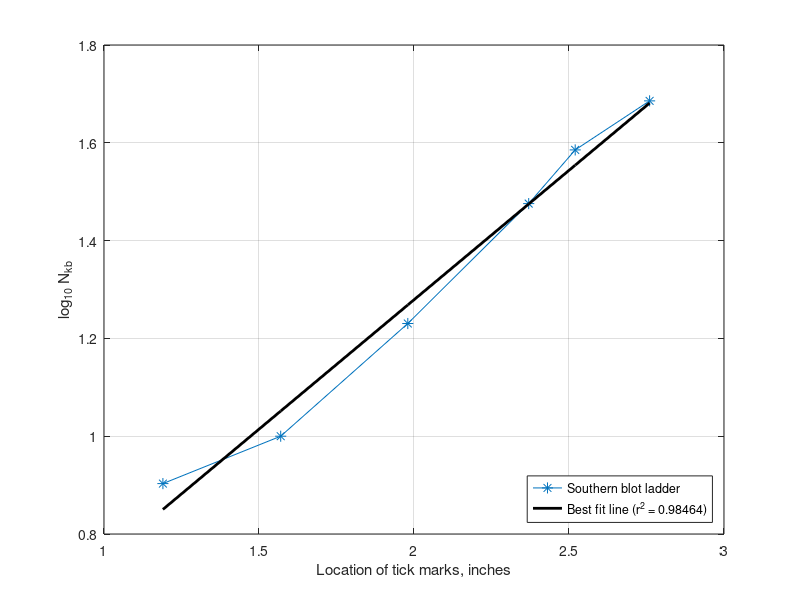

MATLAB code for this plot: (Note: this script raises an error after producing the figure.)
%% Compute number distributions from Southern blots
%
% $AUTHOR: Kyle M. Douglass $ $DATE: 2014/10/22 $ $REVISION: 0.2 $

function southern_blot()
%% Read in line profiles of Southern blots
hL = dlmread('helaL.txt');
hS = dlmread('helaS.txt');
scale = dlmread('scale.txt');

%% Convert scales
% Find locations of tick marks in the scale profile
filterLevel = 90;
scaleTicks = scale(scale(:,2) < filterLevel, 1);

% Number of kilobase pairs correspoinding to the ticks
NTicks = [8, 10, 17, 29.9, 38.5, 48.5]';

% Check for logarithmic scale and fit a line
p = polyfit(scaleTicks, log10(NTicks),1);
yfit = polyval(p, scaleTicks);
yresid = log10(NTicks) - yfit;
SSresid = sum(yresid.^2);
SStotal = (length(NTicks) - 1) * var(log10(NTicks));
rsq = 1 - SSresid/SStotal;

close all
plot(scaleTicks, log10(NTicks), '-*', 'MarkerSize', 8)
hold on
plot(scaleTicks, yfit, '-k', 'LineWidth', 2)
grid on
xlabel('Location of tick marks, inches')
ylabel('log_{10} N_{kb}')
legend('Southern blot ladder', ['Best fit line (r^2 = ' num2str(rsq) ')'], 'Location', 'SouthEast')
%savefig('check_logarithmic_scale')

% Scale for the number of kilobase pairs
x = scale(:,1);
Nkb = 10.^(polyval(p, scale(:,1)));

%% Create probability distribution from Southern blot data
% Define boundaries of blots (determined visually)
boundaryL = [1.5, 3.78];
boundaryS = [1.03, 2.37];

% Filter out distributions from the full line profile
distL = hL(hL(:,1) >= boundaryL(1) & hL(:,1) <= boundaryL(2), :); distL(:,2) = 256 - distL(:,2);
distS = hS(hS(:,1) >= boundaryS(1) & hS(:,1) <= boundaryS(2), :); distS(:,2) = 256 - distS(:,2);
NkbL = 10.^(polyval(p, scale(scale(:,1) >= boundaryL(1) & scale(:,1) <= boundaryL(2))));
NkbS = 10.^(polyval(p, scale(scale(:,1) >= boundaryS(1) & scale(:,1) <= boundaryS(2))));

% Perform a cubic spline smoothing and interpolation to the data
smoothingFactorL = 0.5;
smoothingFactorS = 0.75;
deltaN = 1;
[XL, pdfL] = createDiscretePDF(NkbL, distL(:,2), smoothingFactorL, deltaN);
[XS, pdfS] = createDiscretePDF(NkbS, distS(:,2), smoothingFactorS, deltaN);

% Plot line profiles vs. genomic distance
close all
plot(NkbL,distL(:,2),'-+')
hold on
plot(NkbS,distS(:,2),'r-+')
grid on
xlabel('Genomic length, kb')
ylabel('Plot profile, inverse gray scale')
legend('Hela L blot', 'Hela S blot')

figure
plot(XL, pdfL, 'b')
hold on
plot(XS, pdfS, 'r')
grid on
xlabel('Genomic length, kb')
ylabel('Probability density')
legend('Hela L', 'Hela S')

meanL = findMean(XL, pdfL, deltaN);
meanS = findMean(XS, pdfS, deltaN);
disp(['Mean of Hela L: ' num2str(meanL) ' kb'])
disp(['Mean of Hela S: ' num2str(meanS) ' kb'])

end

%% ==================== DO NOT EDIT BELOW THIS LINE =======================
function [X, pdf] = createDiscretePDF(x, y, smoothingFactor, deltaN)
% Creates a normalized probability density function using splines
%
% [pdf] = createDiscretePDF(x, y, smoothingFactor, deltaN) returns a spline
% representing a probability density function (pdf) for raw, discrete data
% in vector x with relative frequency y. deltaN represents the spacing
% between adjacent data values in the new distribution and is typically
% equal to 1.
%
% Inputs
%   x : single-column array of doubles
%       The data contained in the distribution 
%   y : single-column array of doubles
%       The (possibly unnormalized) frequencies or counts for the data in x
%   smoothingFactor : double between 0 and 1
%       Determines how accurately the interpolating spline matches the data
%       in y.
%   deltaN : double (typically 1)
%       The spacing between adjacent data values in the new distribution.
%
% Outputs
%   X : single-column array of doubles
%       Uniformly spaced x-axis values for the normalized pdf
%   pdf : single-column array of doubles
%       Probability distribution sampled at values of X

[~, cols] = size(x);
assert(cols == 1, 'Error: Input x must be a single-column array.')
assert(length(x) == length(y), 'Error: x and y must be the same lengths.')

% Approximate the distribution with a spline
relativeDist = csaps(x, y, smoothingFactor);

% Uniform samples of the approximating spline
X = floor(min(x)):deltaN:ceil(max(x));

% Normalized pdf of y sampled at uniformly spaced values x2
pdf = normDist(fnval(relativeDist, X), deltaN);
    
end

function outputDist = normDist(inputDist, deltaN)
% Normalize a distribution to make it a probability distribution function
%
% Inputs
%   inputDist : distributioin to normalize
%   deltaN : spacing between elements of the distribution

normFactor = sum(inputDist * deltaN);
outputDist = inputDist/normFactor;
end

function meanVal = findMean(x, pdf, deltaN)
% Finds the mean of a probability distribution
%
% Inputs
%   x : values to find the mean of
%   pdf : probability density function
%   deltaN : spacing between adjacent values in inputDist

meanVal = sum(x .* pdf * deltaN);
end